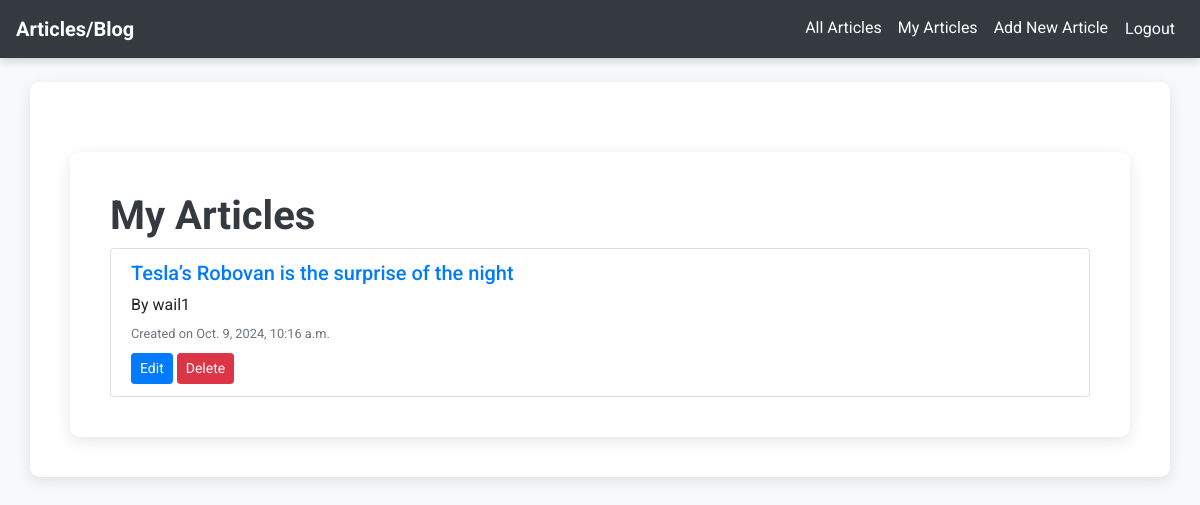
/my_articles/ (signed in), run on an earlier commit of the app's database.
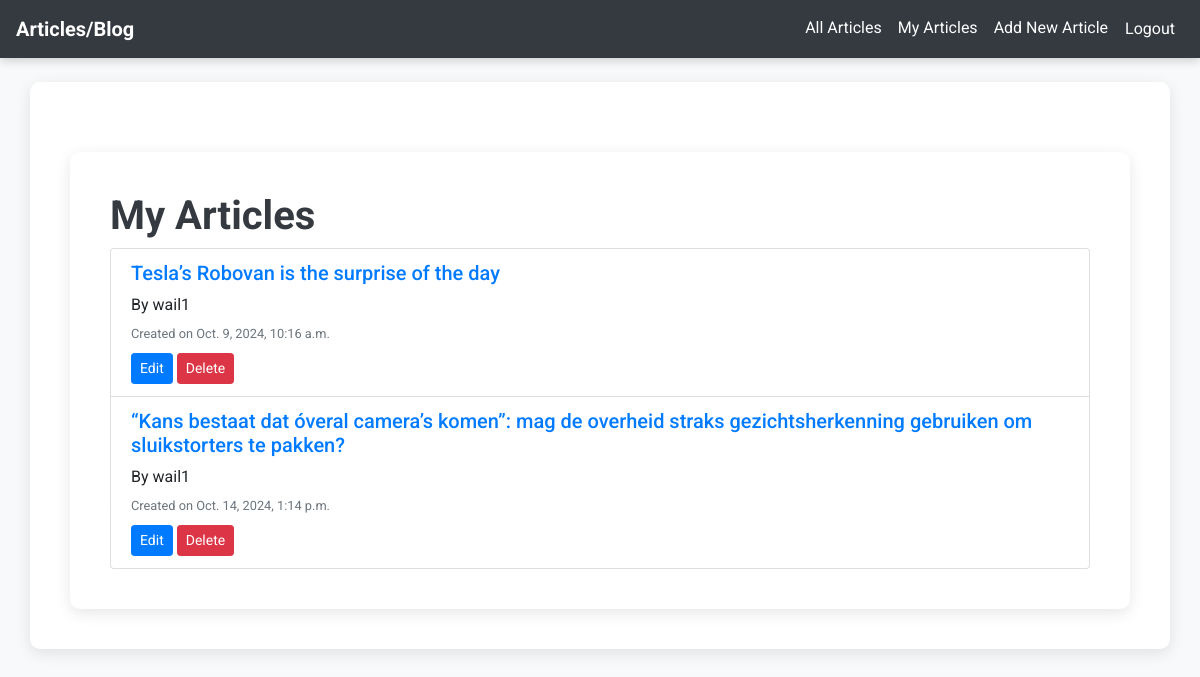
And on a later commit of the database.
### blog/models.py (models this page shows, shortened)
class Article(models.Model):
    title = models.CharField(max_length=200)
    content = models.TextField()
    author = models.ForeignKey(User, on_delete=models.CASCADE)
    created_at = models.DateTimeField(auto_now_add=True)

### blog/views.py (the view)
# urls.py: path('my_articles/', views.my_articles, name='my_articles'),
@login_required
def my_articles(request):
    articles = Article.objects.filter(author=request.user)
    return render(request, 'blog/my_articles.html', {'articles': articles})

### blog/templates/blog/my_articles.html (shortened to what this page needs)
{% extends 'base.html' %}
{% block content %}
  <div class="container">
    <h1>My Articles</h1>
    <ul class="list-group">
      {% for article in articles %}
      <li class="list-group-item">
        <h5 class="article-title">
          <a href="{% url 'article_detail' article.id %}">{{ article.title }}</a>
        </h5>
        <p class="mb-1">By {{ article.author }}</p>
        <small class="text-muted">Created on {{ article.created_at }}</small>
        <div class="mt-2">
          <a href="{% url 'edit_article' article.id %}" class="btn btn-sm btn-primary">Edit</a>
          <a href="{% url 'delete_article' article.id %}" class="btn btn-sm btn-danger">Delete</a>
        </div>
      </li>
      {% endfor %}
    </ul>
  </div>
{% endblock %}

What changed in the data, as far as the page shows it:
changed Article: title "Tesla’s Robovan is the surprise of the night" → "Tesla’s Robovan is the surprise of the day"
added Article: title "“Kans bestaat dat óveral camera’s komen”: mag de overheid straks gezichtsherkenning gebruiken om sluikstorters te pakken?", author "wail1", created_at "Oct. 14, 2024, 1:14 p.m."
